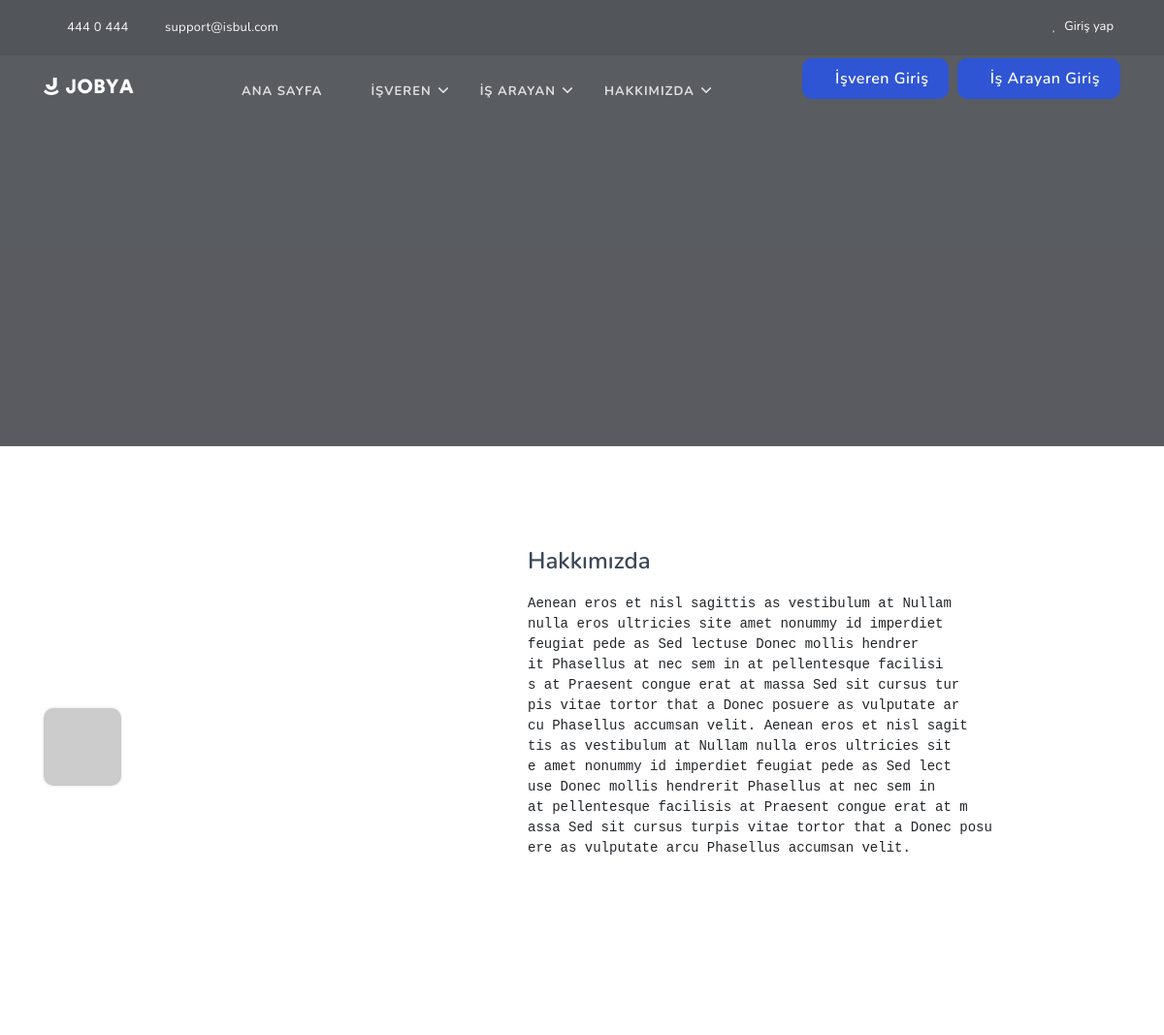
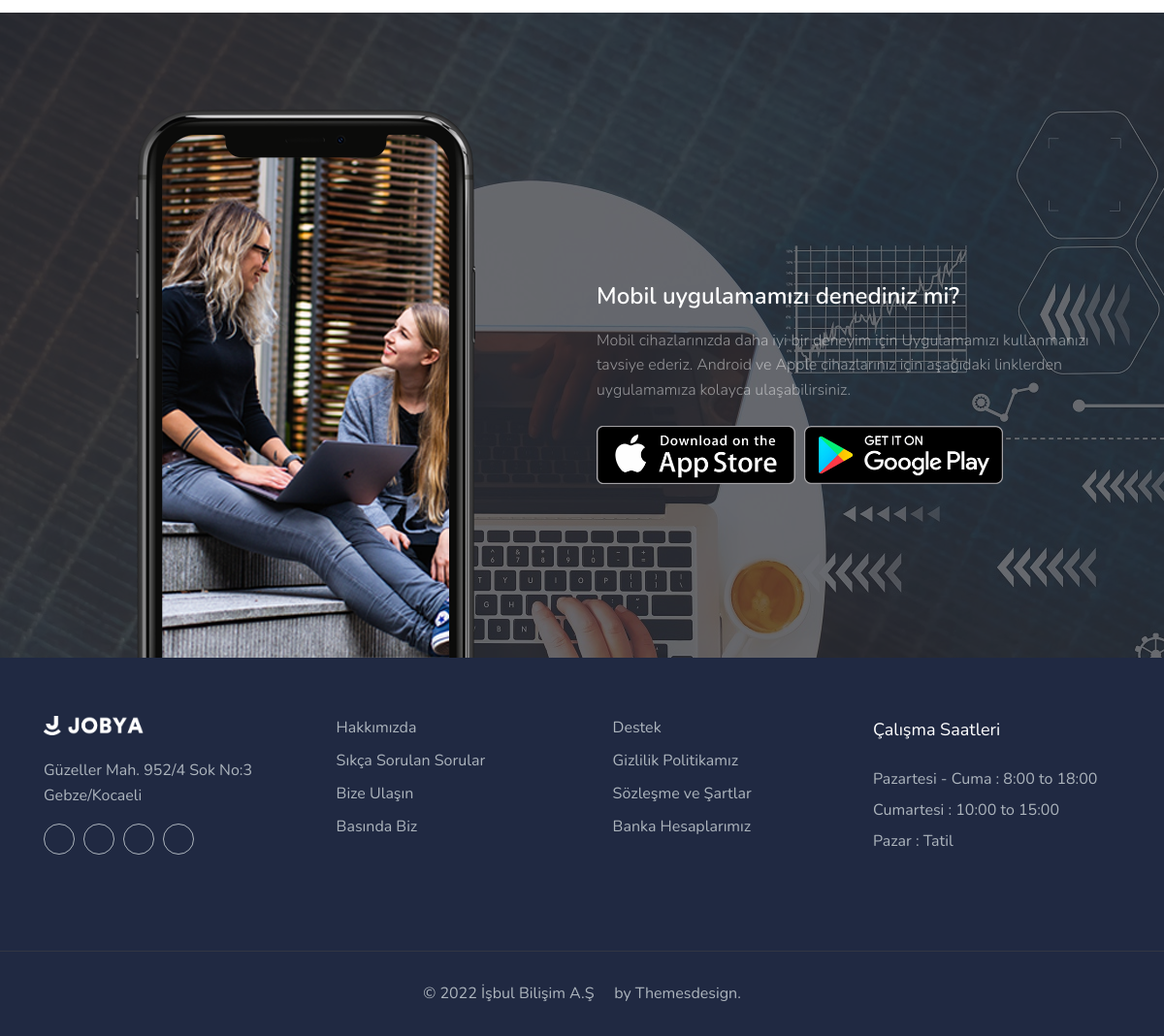
The page /about/ on the database its author committed (2 pictures, top to bottom).
### home/models.py (models this page shows, shortened)
class Setting(models.Model):
    title = models.CharField(max_length=150)
    keywords = models.CharField(max_length=255)
    description = models.CharField(max_length=255)
    company = models.CharField(max_length=50)
    address = models.CharField(blank=True, max_length=100)
    phone = models.CharField(blank=True, max_length=15)
    fax = models.CharField(blank=True, max_length=15)
    email = models.CharField(blank=True, max_length=50)
    smtpserver = models.CharField(blank=True, max_length=50)
    smtpemail = models.CharField(blank=True, max_length=50)
    smtppassword = models.CharField(blank=True, max_length=10)
    smtpport = models.CharField(blank=True, max_length=5)
    icon = models.ImageField(blank=True, upload_to='images/')
    facebook = models.CharField(blank=True, max_length=50)
    instagram = models.CharField(blank=True, max_length=50)
    twitter = models.CharField(blank=True, max_length=50)
    youtube = models.CharField(blank=True, max_length=50)
    aboutus = RichTextUploadingField(blank=True)
    contact = RichTextUploadingField(blank=True)
    references = RichTextUploadingField(blank=True)
    status = models.CharField(max_length=10, choices=STATUS)
    create_at = models.DateTimeField(auto_now_add=True)
    update_at = models.DateTimeField(auto_now=True)

### home/views.py (the view)
# urls.py: path('about/', views.about, name='about'),
def about(request):
    setting = Setting.objects.get(id=1)
    context = {'setting': setting,
               }
    return render(request, 'about.html', context)

### home/templates/about.html (shortened to what this page needs)
{% extends 'homebase.html' %}
{% block header %} {% include 'header.html' %}  {% endblock %}
{% block footer %} {% include 'footer.html' %}  {% endblock %}
{% block body %}
{% load static %}
<section class="bg-half">
    <div class="bg-overlay"></div>
</section>
<section class="section">
    <div class="container">
        <div class="row align-items-center">
            <div class="col-lg-5 col-md-4">
                <img src="https://via.placeholder.com/800X800//88929f/5a6270C/O https://placeholder.com/"
                     class="img-fluid rounded shadow" alt="">
            </div>
            <div class="col-lg-7 col-md-8">
                <div class="about-desc ml-lg-4">
                    <h4 class="text-dark">Hakkımızda</h4>
                    <p> {{setting.aboutus|safe}}</p>
                </div>
            </div>
        </div>
    </div>
</section>
<section class="section pb-0"
         style="background: url('/uploads/images/bg.jpg')">
    <div class="bg-overlay"></div>
    <div class="container">
        <div class="row align-items-center">
            <div class="col-md-6 order-md-1 order-2">
                <div class="job-about-app-img mt-40">
                    <img src="{% static 'images/app-download-img.png' %}" alt="" class="img-fluid mx-auto d-block">
                </div>
            </div>
            <div class="col-md-6 order-md-2 order-1">
                <div class="app-about-content">
                    <div class="app-about-desc text-white">
                        <h4 class="text-white mb-3">Mobil uygulamamızı denediniz mi?</h4>
                        <p class="font-weight-light text-white-50">Mobil cihazlarınızda daha iyi bir deneyim için Uygulamamızı kullanmanızı
                            tavsiye ederiz. Android ve Apple cihazlarınız için aşağıdaki linklerden uygulamamıza kolayca ulaşabilirsiniz.</p>
                        <ul class="list-unstyled mb-0">
                            <li class="list-inline-item"><a href="javascript:void(0)"><img
                                    src="{% static 'images/apple.png'%}" class="mt-2" height="60" alt=""></a></li>
                            <li class="list-inline-item"><a href="javascript:void(0)"><img
                                    src="{% static 'images/google.png'%}" class="mt-2" height="60" alt=""></a></li>
                        </ul>
                    </div>
                </div>
            </div>
        </div>
    </div>
</section>
{% endblock %}

### home/templates/footer.html (shortened to what this page needs)
    {% load static %}
    <footer class="footer">
        <div class="container">
            <div class="row">
                <div class="col-lg-3 col-12 mb-0 mb-md-4 pb-0 pb-md-2">
                    <a href="javascript:void(0)"><img src="{% static 'images/logo-light.png' %}" height="20" alt=""></a>
                    <p class="mt-4">{{setting.address}}</p>
                    <ul class="social-icon social list-inline mb-0">
                        <li class="list-inline-item"><a href="#" class="rounded"><i class="mdi mdi-facebook"></i></a></li>
                        <li class="list-inline-item"><a href="#" class="rounded"><i class="mdi mdi-twitter"></i></a></li>
                        <li class="list-inline-item"><a href="#" class="rounded"><i class="mdi mdi-instagram"></i></a></li>
                        <li class="list-inline-item"><a href="#" class="rounded"><i class="mdi mdi-google"></i></a></li>
                    </ul>
                </div>
                <div class="col-lg-3 col-md-4 col-12 mt-4 mt-sm-0 pt-2 pt-sm-0">
                    <ul class="list-unstyled footer-list">
                        <li><a href="/about" class="text-foot"><i class="mdi mdi-chevron-right"></i> Hakkımızda </a></li>
                        <li><a href="/faq" class="text-foot"><i class="mdi mdi-chevron-right"></i> Sıkça Sorulan Sorular </a></li>
                        <li><a href="/contact" class="text-foot"><i class="mdi mdi-chevron-right"></i> Bize Ulaşın </a></li>
                        <li><a href="#" class="text-foot"><i class="mdi mdi-chevron-right"></i> Basında Biz </a></li>
                    </ul>
                </div>
                <div class="col-lg-3 col-md-4 col-12 mt-4 mt-sm-0 pt-2 pt-sm-0">
                    <ul class="list-unstyled footer-list">
                        <li><a href="#" class="text-foot"><i class="mdi mdi-chevron-right"></i> Destek </a></li>
                        <li><a href="#" class="text-foot"><i class="mdi mdi-chevron-right"></i> Gizlilik Politikamız </a></li>
                        <li><a href="#" class="text-foot"><i class="mdi mdi-chevron-right"></i> Sözleşme ve Şartlar </a></li>
                        <li><a href="#" class="text-foot"><i class="mdi mdi-chevron-right"></i> Banka Hesaplarımız </a></li>
                    </ul>
                </div>
                <div class="col-lg-3 col-md-4 col-12 mt-4 mt-sm-0 pt-2 pt-sm-0">
                    <p class="text-white mb-4 footer-list-title f-17">Çalışma Saatleri</p>
                    <ul class="list-unstyled text-foot mt-4 mb-0">
                        <li>Pazartesi - Cuma : 8:00 to 18:00</li>
                        <li class="mt-2">Cumartesi : 10:00 to 15:00</li>
                        <li class="mt-2">Pazar : Tatil</li>
                    </ul>
                </div>
            </div>
        </div>
    </footer>
    <footer class="footer footer-bar">
        <div class="container text-center">
            <div class="row justify-content-center">
                <div class="col-12">
                    <div class="">
                        <p class="mb-0">© 2022 İşbul Bilişim A.Ş <i class="mdi mdi-heart text-danger"></i> by Themesdesign.</p>
                    </div>
                </div>
            </div>
        </div>
    </footer>

### home/static/css/style.css (style rules this page uses)
.text-danger { color: #e43f52 !important; }
.text-dark { color: #3c4858 !important; }
.list-inline-item:not(:last-child) { margin-right: 5px; margin-bottom: 5px; }
.rounded { border-radius: 10px !important; }
.shadow { -webkit-box-shadow: 0 0 3px rgba(0, 0, 0, 0.15) !important; box-shadow: 0 0 3px rgba(0, 0, 0, 0.15) !important; }
body { font-family: "Nunito", sans-serif; overflow-x: hidden !important; font-size: 16px; color: #161c2d; }
h1, h2, h3, h4, h5, h6, .h1, .h2, .h3, .h4, .h5, .h6 { font-family: "Nunito", sans-serif; line-height: 1.5; font-weight: 600; }
a { text-decoration: none !important; }
p { line-height: 1.6; }
.section { padding: 100px 0; position: relative; }
.bg-overlay { background-color: rgba(40, 44, 50, 0.7); position: absolute; top: 0; right: 0; left: 0; bottom: 0; width: 100%; height: 100%; }
.social-icon li a { color: #3c4858; border: 1px solid #3c4858; display: inline-block; height: 32px; text-align: center; font-size: 15px; width: 32px; line-height: 30px; -webkit-transition: all 0.4s ease; transition: all 0.4s ease; overflow: hidden; position: relative; border-radius: 50% !important; }
.social-icon.social li a { color: #adb5bd; border-color: #adb5bd; }
.bg-half { padding: 280px 0px 180px 0px; background-image: url("https://via.placeholder.com/2000X1100//88929f/5a6270C/O https://placeholder.com/"); background-size: cover; position: relative; background-position: center center; }
.footer { background: #202942; padding: 60px 0; position: relative; color: #adb5bd; }
.footer .footer-list-title { font-size: 18px; }
.footer .footer-list { margin-bottom: 0; }
.footer .footer-list li { margin-bottom: 10px; }
.footer .footer-list li a { -webkit-transition: all 0.5s ease; transition: all 0.5s ease; }
.footer .footer-list li:last-child { margin-bottom: 0; }
.footer .text-foot { color: #adb5bd; }
.footer.footer-bar { padding: 30px 0; }

### rows shown on the page
Setting: aboutus "Aenean eros et nisl sagittis as vestibulum at Nullam nulla eros ultricies site amet nonummy id imperdiet feugiat pede as Sed lectuse Donec mollis hendrer it Phasellus at nec sem in at pellentesque facilisi s at Praesent congue erat at massa Sed sit cursus tur pis vitae tortor that a Donec posuere as vulputate ar cu Phasellus accumsan velit. Aenean eros et nisl sagit tis as vestibulum at Nullam nulla eros ultricies sit e amet nonummy id imperdiet feugiat pede as Sed lect use Donec mollis hendrerit Phasellus at nec sem in at pellentesque facilisis at Praesent congue erat at m assa Sed sit cursus turpis vitae tortor that a Donec posu ere as vulputate arcu Phasellus accumsan velit.", address "Güzeller Mah. 952/4 Sok No:3 Gebze/Kocaeli"
